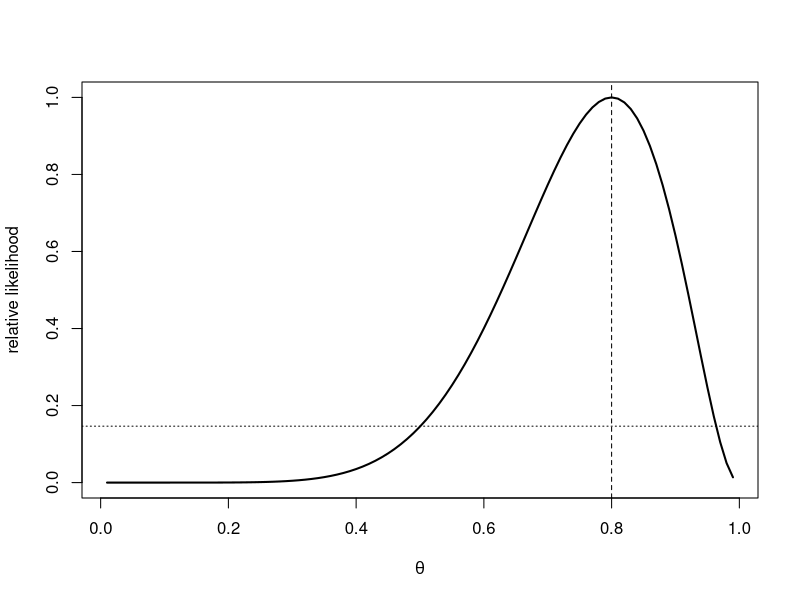
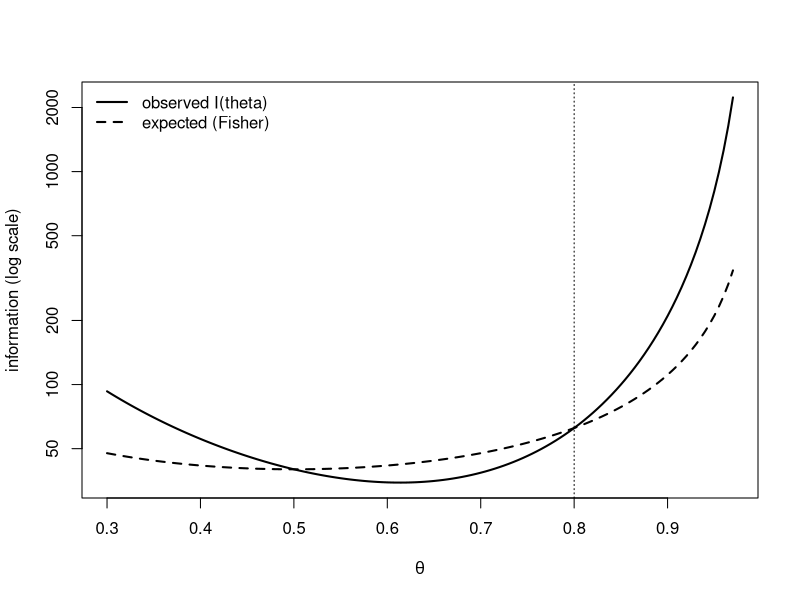

The R source for these figures, in order:
## ---- chunk 1
knitr::opts_chunk$set(echo = TRUE, message = FALSE, warning = FALSE)
## ---- chunk 2
n <- 10
y <- 8
theta <- seq(0.01, 0.99, by = 0.01)
lik <- dbinom(y, size = n, prob = theta)       # L(theta), up to a constant
rel_lik <- lik / max(lik)                       # relative likelihood L(theta) / L(theta_hat)

theta_hat <- y / n
theta_hat
integrate(function(t) dbinom(y, n, t), 0, 1)$value   # 1/(n+1), not 1

# Likelihood ratio: how much better does theta = 0.8 explain the data than theta = 0.5?
dbinom(y, n, 0.5) / dbinom(y, n, 0.8)
## ---- chunk 3
plot(theta, rel_lik, type = "l", lwd = 2,
     xlab = expression(theta), ylab = "relative likelihood")
abline(v = theta_hat, lty = 2)
abline(h = exp(-qchisq(0.95, 1) / 2), lty = 3)   # 0.147 cut-off (see 03-wald-score-lr)
## ---- chunk 4
score    <- function(t) y / t - (n - y) / (1 - t)
obs_info <- function(t) y / t^2 + (n - y) / (1 - t)^2     # I(theta)  = -l''(theta)
exp_info <- function(t) n / (t * (1 - t))                 # Ii(theta) = E[I(theta)]

score(theta_hat)                                          # 0 at the MLE
c(observed = obs_info(theta_hat), expected = exp_info(theta_hat))
c(observed = obs_info(0.6), expected = exp_info(0.6))     # different away from the MLE

se <- 1 / sqrt(obs_info(theta_hat))                       # se = I(theta_hat)^(-1/2)
se
## ---- chunk 5
tt <- seq(0.3, 0.97, by = 0.005)
plot(tt, obs_info(tt), type = "l", lwd = 2, log = "y",
     xlab = expression(theta), ylab = "information (log scale)")
lines(tt, exp_info(tt), lwd = 2, lty = 2)
abline(v = theta_hat, lty = 3)
legend("topleft", c("observed I(theta)", "expected (Fisher)"), lty = 1:2, lwd = 2, bty = "n")
## ---- chunk 6
data(aircondit, package = "boot")
y_ac <- aircondit$hours
n_ac <- length(y_ac)
y_ac

loglik_exp <- function(mu) -n_ac * log(mu) - sum(y_ac) / mu
mu_hat <- mean(y_ac)
mu_hat
optimize(loglik_exp, c(1, 1000), maximum = TRUE)$maximum   # numerical check

se_mu <- mu_hat / sqrt(n_ac)                                # I(mu_hat)^(-1/2)
se_mu

# Invariance: the MLE of the failure rate lambda = 1/mu is 1/mu_hat
c(rate_hat = 1 / mu_hat,
  rate_numerical = optimize(function(l) loglik_exp(1 / l), c(1e-4, 0.1), maximum = TRUE, tol = 1e-10)$maximum)
## ---- chunk 7
data(nhtemp)
y_nh <- as.numeric(nhtemp)
n_nh <- length(y_nh)

mu_hat_nh     <- mean(y_nh)
sigma2_hat_nh <- mean((y_nh - mu_hat_nh)^2)       # MLE divides by n
c(n = n_nh, mu_hat = mu_hat_nh, sigma2_hat = sigma2_hat_nh,
  s2_unbiased = var(y_nh))                         # var() divides by n - 1

# Maximised log-likelihood: -n/2 log(2 pi sigma2_hat) - n/2
c(formula = -n_nh / 2 * log(2 * pi * sigma2_hat_nh) - n_nh / 2,
  dnorm_sum = sum(dnorm(y_nh, mu_hat_nh, sqrt(sigma2_hat_nh), log = TRUE)))

# Information matrix at the MLE, parameters (mu, sigma^2): diag(n / s2, n / (2 s2^2))
I_nh <- diag(c(n_nh / sigma2_hat_nh, n_nh / (2 * sigma2_hat_nh^2)))
sqrt(diag(solve(I_nh)))                             # se(mu_hat), se(sigma2_hat)
## ---- chunk 8
set.seed(2027)
sims <- replicate(10000, {
  z <- rnorm(5, mean = 0, sd = 1)
  mean((z - mean(z))^2)
})
c(mean_of_mle = mean(sims), theory = (5 - 1) / 5)   # biased for n = 5 ...
(60 - 1) / 60                                        # ... negligible for n = 60
